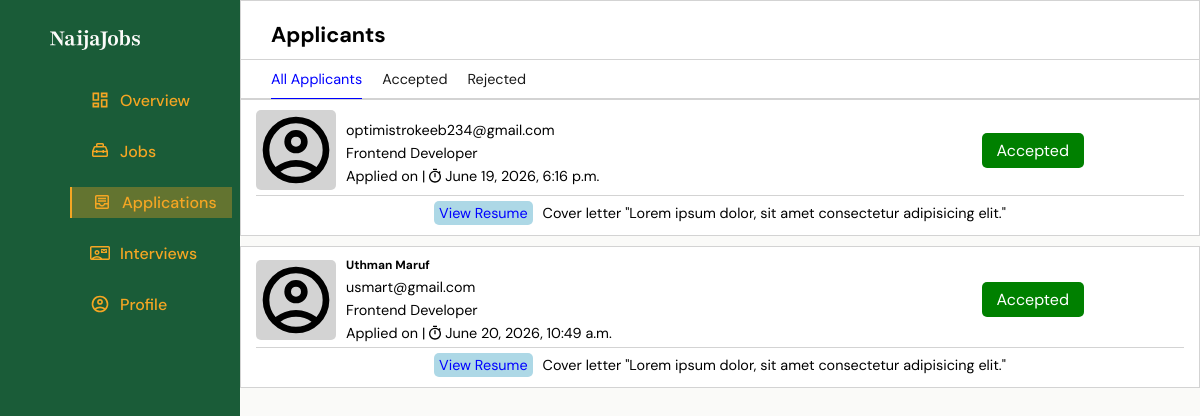
/employer/applications (signed in), run on an earlier commit of the app's database.
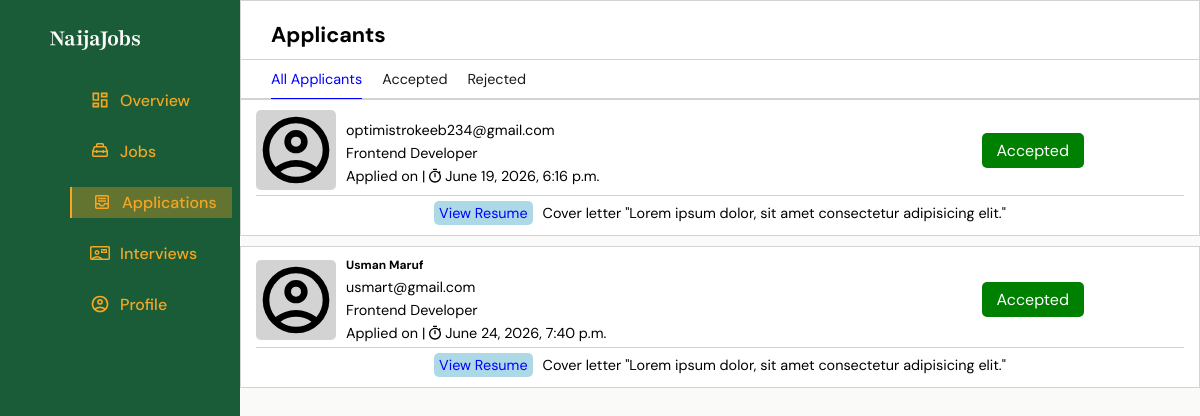
And on a later commit of the database.
### routes/models.py (models this page shows, shortened)
class Application(models.Model):
    STATUS_CHOICES = (('pending', 'Pending'), ('accepted', 'Accepted'), ('rejected', 'Rejected'))
    applicant = models.ForeignKey(
        User,
        on_delete=models.CASCADE,
        related_name="applications"
    )
    job = models.ForeignKey(
        JobPost,
        on_delete=models.CASCADE,
        related_name="applications"
    )
    status = models.CharField(
        max_length=20,
        choices=STATUS_CHOICES,
        default="pending"
    )
    applied_at = models.DateTimeField(auto_now_add=True)
    class Meta:
        unique_together = ("applicant", "job")

### accounts/models.py (models this page shows)
class User(AbstractUser):
    role_options = (('Employer', 'employer'),('seeker', 'Job seeker'))
    id = models.UUIDField(primary_key=True, editable=False, default=uuid.uuid4)
    role = models.CharField(max_length=20, choices= role_options)

### Employer/models.py (models this page shows, shortened)
class JobPost(models.Model):
    user = models.ForeignKey(
        User,
        on_delete=models.CASCADE,
        related_name="job_posts"
    )
    status_options = (('open', 'Open'), ('closed', 'Closed'))
    type_options = (('full_time', 'Full Time'), ('part_time', 'Part Time'), ('internship', 'Internship'), ('contract', 'Contract'))
    title = models.CharField(max_length=50)
    job_type = models.CharField(max_length=50, choices=type_options, db_index=True)
    salary_min = models.PositiveIntegerField()
    salary_max = models.PositiveIntegerField()
    description = models.TextField()
    category = models.CharField(max_length=50, db_index=True)
    date_posted = models.DateTimeField(auto_now_add=True)
    date_closing = models.DateField()
    status = models.CharField(max_length=20, choices=status_options, db_index=True, default="Open")
    is_active = models.BooleanField(default=True)

### Employer/views.py (the view)
# urls.py: path('employer/applications', views.employer_applications, name='employer applications'),
@login_required
def employer_applications(request):
    if request.user.role != "Employer":
        return redirect("home")
    employer = request.user
    try:
        registered = employer.employer_profile
        if registered:
            company = True
        else:
            company = False
    except:
        company = False
    try:
        applied_jobs = []
        jobs = get_list_or_404(JobPost, user=employer)
        for job in jobs:
            applications = Application.objects.filter(job=job).all()
            if applications:
                applied_jobs.append(applications)
    except:
        applied_jobs = None
    return render(request, 'employer/routes/applications.html',
                   {"applications": applied_jobs, "registered" : company})

### NaijaJobs/context_processors.py (called while the page is built)
def cache_buster(request):
    return {
        "static_version": time.time_ns() if settings.DEBUG else "",
    }

### templates/employer/routes/applications.html (shortened to what this page needs)
{% extends "employer/base.html" %}
{% load static %}
{% block style %} <link rel="stylesheet" href="{% static 'css/applications.css' %}?v={{ static_version }}"> {% endblock %}
{% block content %}
<div class="container">
    <header>
        <section>
            <h2>Applicants</h2>
            <nav>
                <ul>
                    <li><a href="" class="selected">All Applicants</a></li>
                    <li><a href="">Accepted</a></li>
                    <li><a href="">Rejected</a></li>
                </ul>
            </nav>
        </section>
    </header>
    {% if registered %}
        {% if applications %}
            <main>
                {% for applicant in applications %}
                    {% for application in applicant %}
                        <div class="applicants-card">
                            <section>
                                <div class="profile">
                                    <div class="image"><img src="{% static 'svg/user-black.svg' %}" alt=""></div>
                                    <div class="details">
                                        <h5>{{ application.applicant.first_name }} {{ application.applicant.last_name }}</h5>
                                        <p>{{ application.applicant.email }}</p>
                                        <p>{{ application.job.title }}</p>
                                        <p class="time">Applied on | <img width="16" src="{% static 'svg/time.svg' %}" alt="">{{ application.applied_at }}</p>
                                    </div>
                                </div>
                                {% if application.status != "pending" %}
                                    <div class="button">
                                        {% if application.status == "Accepted" %}
                                            <button class="accepted">{{ application.status }}</button>
                                        {% else %}
                                            <button class="rejected">{{ application.status }}</button>
                                        {% endif %}
                                    </div>
                                {% endif %}
                            </section>
                            <section>
                                <a href="">View Resume</a>
                                <p>Cover letter "Lorem ipsum dolor, sit amet consectetur adipisicing elit."</p>
                            </section>
                        </div>
                    {% endfor %}
                {% endfor %}
            </main>
        {% else %}
            <main class="empty">
                <p>Empty</p>
            </main>
        {% endif %}
    {% else %}
    <div class="pro">
        <p>Don't have a profile?</p>
        <p>Click <a href="{% url 'employer profile' %}">Here</a> to go to and create company's pfrofile</p>
    </div>
    {% endif %}
</div>
{% endblock %}

What changed in the data, as far as the page shows it:
removed Application: applicant.first_name "Uthman", applicant.last_name "Maruf", applicant.email "usmart@gmail.com", job "Frontend Developer", applied_at "June 20, 2026, 10:49 a.m.", status "Accepted"
added Application: applicant.first_name "Usman", applicant.last_name "Maruf", applicant.email "usmart@gmail.com", job "Frontend Developer", applied_at "June 24, 2026, 7:40 p.m.", status "Accepted"
